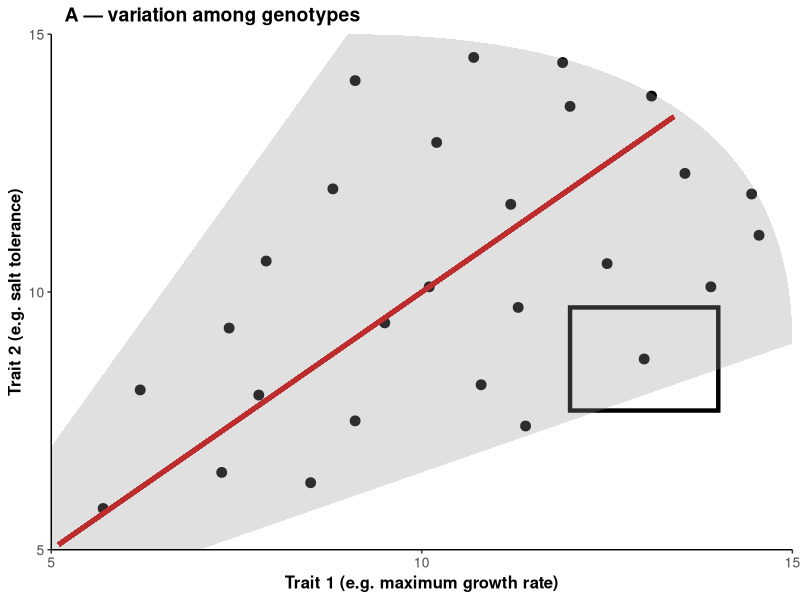
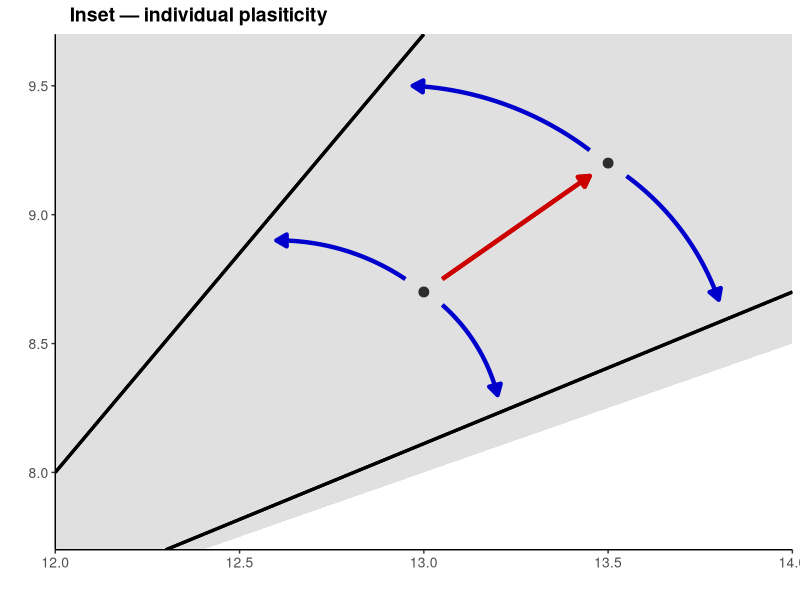
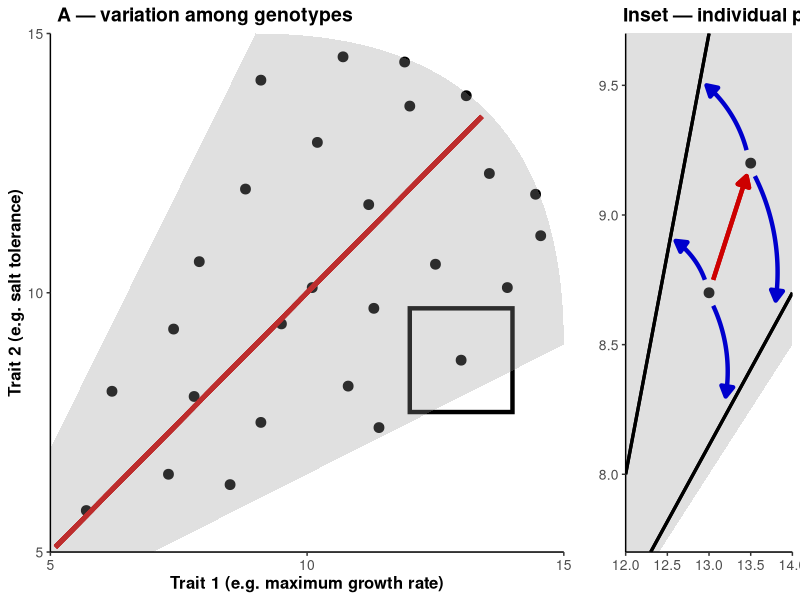
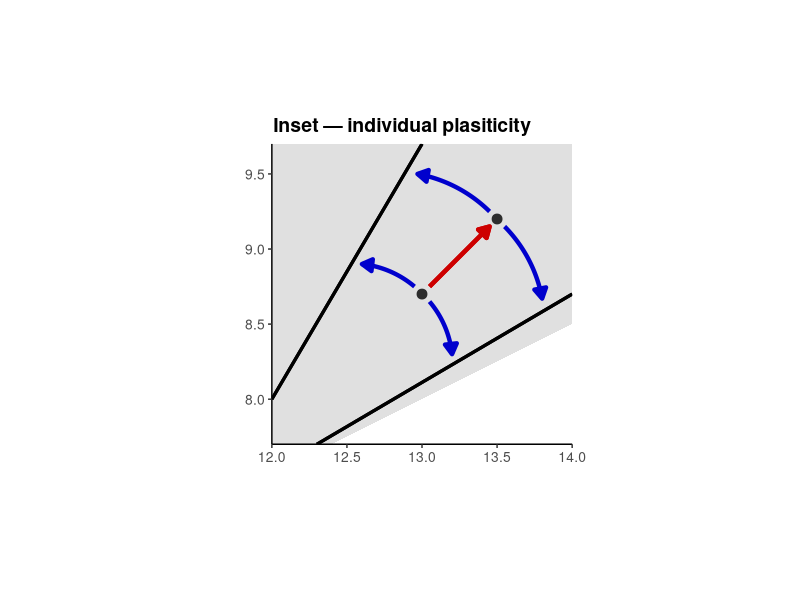
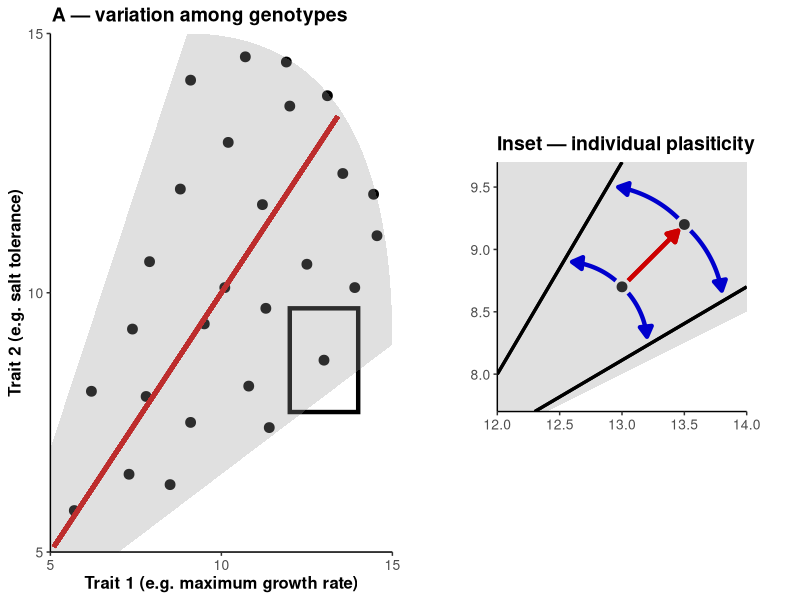

Source code (R) for these figures, in order:
# Jason R Laurich

# September 9th, 2025

# Creating an introductory figure to lay out hypotheses and predictions/ serve as a roadmap for the paper

# 3 panels?

# Idea - working off of the Metcalfe 2025 JEB paper: one panel could be at the level of organism? The three ways in which trade-offs
# can emerge as a result of energy ceilings? (3) plastic ceiling - location of PF could change within a single org.
# How does this relate to our experiments? Physiological changes (epigenetic) or adaptive evolution of this frontier?

# Idea - working of the Y-model resource-dependent trade off idea (e.g. Johnson and Nassrullah, 2025) - trade-offs could be detected 
# with quantile regressions? What about at the bleeding edge (PFs)?!?
# Also more variation in resource acquisition (e.g. 1/R*s) leads to weaker/ positive correlations? Could test this with my data
# Both across the whole dataset and among Pareto-optimal points?

# Question - what is the formal definition of Pareto fronts in biology? Would they apply at the level of individuals, or just within sp. and across them?

# Garland et al 2022: (1) allocation constraints, (2) functional conflicts, (3) shared biochemical pathways, (4) antagonistic pleiotropy,
# (5) ecological circumstances/ selection regime, (6) sexual selection. 
# 1-3 all for sure involved in our study. 

# Idea - do I go back and fit models to each replicate within each population? Would allow me to assess variation in resource acquisition within experimental
# populations and its effects on weaker negative correlations? OR positive? (e.g. Mark Johnston's question). Also the Haave-Audet meta-analysis'.... point 
# about looking at trade-offs within individuals (here really within genetically similar populations) and among them. 

# Packages & Functions ----------------------------------------------------

library(tidyverse)
library(cowplot)

# Create panel A — variation across individuals/ genotypes ----------------

df.A <- data.frame(
  x = c(5.7, 6.2, 7.3, 7.4, 8.5, 7.8, 8.8, 9.1, 7.9, 9.5, 10.8, 10.1, 10.2, 11.2, 11.4, 11.3, 12.0, 13.9, 13.55, 13.1, 10.7, 14.55, 9.1, 12.5, 11.9, 14.45, 13.0),
  y = c(5.8, 8.1, 6.5, 9.3, 6.3, 8.0, 12.0, 7.5, 10.6, 9.4, 8.2, 10.1, 12.9, 11.7, 7.4, 9.7, 13.6, 10.1, 12.3, 13.8, 14.55, 11.1, 14.1, 10.55, 14.45, 11.9, 8.7)
)

poly.band <- data.frame(
  x = c(5, 7, 15, 9, 5),
  y = c(5, 5, 9, 15, 7)
)

# Create a quadratic Bezier function to capture the curved pareto frontier

M  <- c(13.5, 13.5)          # point the curve should pass through
P0 <- c(15, 9)               # right endpoint
P2 <- c(9, 15)               # top endpoint

t0 <- 0.5
P1 <- (M - (1 - t0)^2 * P0 - t0^2 * P2) / (2 * (1 - t0) * t0)  # (10,10)

t <- seq(0, 1, length.out = 80)          # curve from P0 -> P2 (right -> top)
curve_pts <- data.frame(
  x = (1 - t)^2 * P0[1] + 2 * (1 - t) * t * P1[1] + t^2 * P2[1],
  y = (1 - t)^2 * P0[2] + 2 * (1 - t) * t * P1[2] + t^2 * P2[2]
)

poly.crv <- rbind(
  poly.band[1:3,],                         # (0,0)->(2,0)->(10,4)
  curve_pts[-c(1, length(t)), ],           # curved edge (avoid duplicated ends)
  poly.band[4:5,]                          # (4,10)->(0,2)
)

p.A <- ggplot(df.A, aes(x = x, y = y)) +
  geom_point(size= 3) +
  
  scale_y_continuous(limits = c(5, 15), breaks = c(5, 10, 15)) +
  scale_x_continuous(limits = c(5, 15), breaks = c(5, 10, 15)) +
  
  theme_classic() +
  
  geom_segment(
    aes(x = 5.1, y = 5.1, xend = 13.4, yend = 13.4),
    inherit.aes = FALSE,
    colour = "red3", linewidth = 1.5) +
  
  annotate(
    "rect",
    xmin = 12, xmax = 14,
    ymin = 7.7, ymax = 9.7,
    fill = NA, colour = "black", linewidth = 1.5
  ) +
  
  geom_polygon(data = poly.crv, aes(x, y),
               fill = "grey60", alpha = 0.3, colour = NA,
               inherit.aes = FALSE) +
  
  labs(x = "Trait 1 (e.g. maximum growth rate)",    
       y = "Trait 2 (e.g. salt tolerance)", 
       title = "A — variation among genotypes") +  # labels
  
  theme(
    legend.position = "none",  
    axis.title = element_text(size = 12, face = "bold"),  
    axis.text = element_text(size = 10, face ="plain"),
    plot.title = element_text(size = 14, face = "bold", hjust = 0.03)# theme stuff
  ) +
  
  coord_cartesian(xlim = c(5,15), ylim = c(5,15), expand = FALSE)

p.A


# Create panel A (inset) — variation w/in individuals  --------------------

df.A2 <- data.frame(
  y = c(8.7, 9.2),
  x = c(13, 13.5)
)

p.A2 <- ggplot(df.A2, aes(x = x, y = y)) +
  geom_point(size= 3) +
  
  geom_polygon(data = poly.crv, aes(x, y),
               fill = "grey60", alpha = 0.3, colour = NA,
               inherit.aes = FALSE) +
  
  geom_segment(aes(x = 12.3, xend = 14, y = 7.7, yend = 8.7), colour = "black", size = 1.1) +
  geom_segment(aes(x = 12, xend = 13, y = 8.0, yend = 9.7), colour = "black", size = 1.1) +
  
  theme_classic() +

  
  labs(x = "",    
       y = "", 
       title = "Inset — individual plasiticity") +  # labels
  
  theme(
    legend.position = "none",  
    axis.title = element_text(size = 12, face = "bold"),  
    axis.text = element_text(size = 10, face ="plain"),
    plot.title = element_text(size = 14, face = "bold", hjust = 0.03)# theme stuff
  ) +
  
  geom_segment(
    aes(x = 13.05, y = 8.75, xend = 13.45, yend = 9.15),
    inherit.aes = FALSE,
    colour = "red3", linewidth = 1.5,
    arrow = arrow(length = unit(3, "mm"), type = "closed")
  ) +
  
  annotate("curve",
           x = 13.05,  y = 8.65,
           xend = 13.20,   yend = 8.3,
           curvature = -0.15, ncp = 50,
           colour = "blue3", linewidth = 1.5,
           arrow = arrow(length = unit(3, "mm"), type = "closed")
  ) +
  
  annotate("curve",
           x = 12.95,  y = 8.75,
           xend = 12.6,   yend = 8.90,
           curvature = 0.15, ncp = 50,
           colour = "blue3", linewidth = 1.5,
           arrow = arrow(length = unit(3, "mm"), type = "closed")
  ) +
  
  annotate("curve",
           x = 13.55,  y = 9.15,
           xend = 13.80,   yend = 8.67,
           curvature = -0.15, ncp = 50,
           colour = "blue3", linewidth = 1.5,
           arrow = arrow(length = unit(3, "mm"), type = "closed")
  ) +
  
  annotate("curve",
           x = 13.45,  y = 9.25,
           xend = 12.97,   yend = 9.50,
           curvature = 0.15, ncp = 50,
           colour = "blue3", linewidth = 1.5,
           arrow = arrow(length = unit(3, "mm"), type = "closed")
  ) +
  
  coord_cartesian(xlim = c(12,14), ylim = c(7.7,9.7), expand = FALSE)

p.A2

p.top <- plot_grid(
  p.A, p.A2,
  ncol = 2,
  rel_widths = c(1, 0.4),   # tweak this ratio to taste
  rel_heights = c(1, 0.4),
  align = ""              # align panels nicely
)

p.top

p.A2.zoom <- p.A2 +
  coord_equal(xlim = c(12, 14), ylim = c(7.7, 9.7), expand = FALSE) +
  theme(text = element_text(size = 9),
        axis.title = element_text(size = 10),
        plot.margin = margin(4, 4, 4, 4))


right_col <- plot_grid(
  NULL,
  p.A2.zoom,
  NULL,
  ncol = 1,
  rel_heights = c(0.3, 1, 0.3)   # <- controls inset height in the column
)

right_col

p.top <- plot_grid(
  p.A, right_col,
  ncol = 2,
  rel_widths = c(1, 1),            # <- inset column ~40% of the width; tweak
  align = "h"
)

p.top

# Create panel B - interspecific variation ---------------------------------------

df.B <- data.frame(
  x = c(1.0, 1.0, 2.0, 3.0, 3.0, 4.0, 5.0, 5.0, 6.0, 7.0, 7.0, 8.0, 9.0, 9.0, 10.0, 11.0, 11.0, 12.0, 13.0, 13.0, 14.0, 15.0, 15.0, 16.0, 17.0, 17.0, 18.0, 19.0, 19.0),
  y = c(1.0, 1.0, 2.0, 3.0, 3.0, 4.0, 5.0, 5.0, 6.0, 7.0, 7.0, 8.0, 9.0, 9.0, 10.0, 11.0, 11.0, 12.0, 13.0, 13.0, 14.0, 15.0, 15.0, 16.0, 17.0, 17.0, 18.0, 19.0, 19.0)
)

df.B <- df.B %>% 
  mutate(x.ci = runif(n(),0.1,2), y.ci = runif(n(),0.1,2)) # Randomly assign spread values representing variation in ellipse shape and orientation
